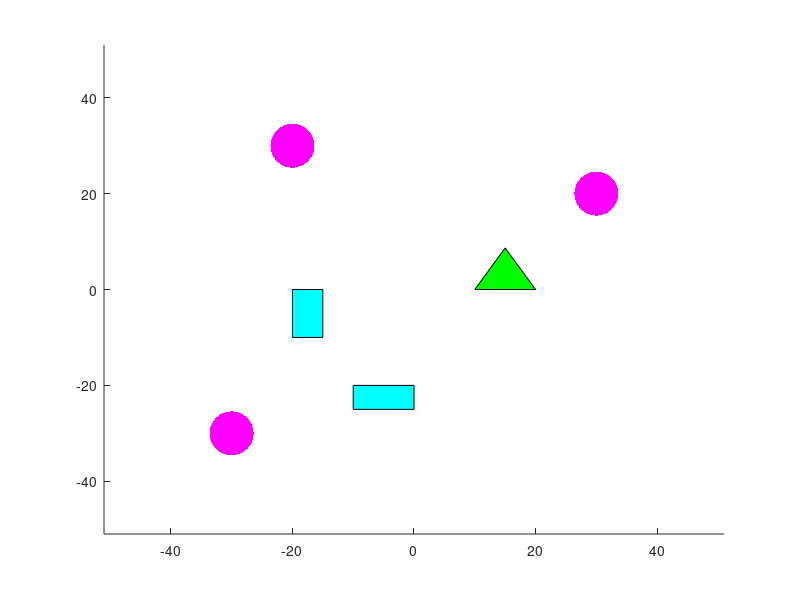

Write the MATLAB code that produced this figure.
function obsMap()

set(0,'DefaultFigurePosition', [299, 0, 768, 768]); % make every graph fit my screen (1366*768)

staticObs = [-30 -20 30; -30 30 20];
shadow = [-20 -10; -10 -25];


rectangle('Position',[shadow(1,1),shadow(2,1),5,10],'FaceColor','c'); % shadow
hold on;
rectangle('Position',[shadow(1,2),shadow(2,2),10,5],'FaceColor','c'); % shadow
hold on;

x = [10 15 20];
y = [0 8.66 0];
fill(x,y,'g');

scatter(staticObs(1,:),staticObs(2,:),1000,'m','filled');

axis([-51 51 -51 51]); hold on;

end


